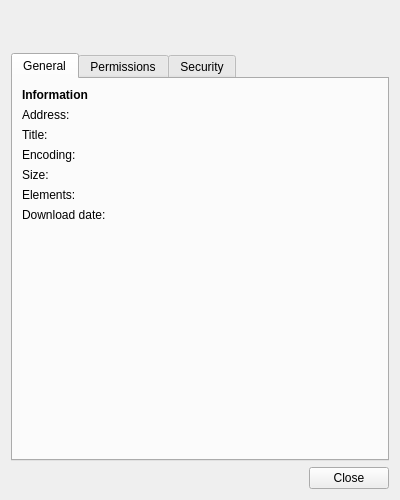
<?xml version="1.0" encoding="UTF-8"?>
<ui version="4.0">
 <class>Meerkat::WebsiteInformationDialog</class>
 <widget class="QDialog" name="Meerkat::WebsiteInformationDialog">
  <property name="geometry">
   <rect>
    <x>0</x>
    <y>0</y>
    <width>400</width>
    <height>500</height>
   </rect>
  </property>
  <layout class="QVBoxLayout" name="verticalLayout">
   <item>
    <widget class="QLabel" name="hostLabel">
     <property name="font">
      <font>
       <weight>75</weight>
       <bold>true</bold>
      </font>
     </property>
    </widget>
   </item>
   <item>
    <layout class="QHBoxLayout" name="stateLayout">
     <item>
      <widget class="QLabel" name="stateIconLabel">
       <property name="minimumSize">
        <size>
         <width>16</width>
         <height>16</height>
        </size>
       </property>
       <property name="maximumSize">
        <size>
         <width>16</width>
         <height>16</height>
        </size>
       </property>
      </widget>
     </item>
     <item>
      <widget class="QLabel" name="stateLabel"/>
     </item>
    </layout>
   </item>
   <item>
    <widget class="QTabWidget" name="tabWidget">
     <property name="currentIndex">
      <number>0</number>
     </property>
     <property name="usesScrollButtons">
      <bool>false</bool>
     </property>
     <widget class="QWidget" name="generalTab">
      <attribute name="title">
       <string>General</string>
      </attribute>
      <layout class="QFormLayout" name="generalLayout">
       <item row="0" column="0">
        <widget class="QLabel" name="informationHeaderLabel">
         <property name="font">
          <font>
           <weight>75</weight>
           <bold>true</bold>
          </font>
         </property>
         <property name="text">
          <string>Information</string>
         </property>
        </widget>
       </item>
       <item row="1" column="0">
        <widget class="QLabel" name="addressLabel">
         <property name="text">
          <string>Address:</string>
         </property>
        </widget>
       </item>
       <item row="3" column="0">
        <widget class="QLabel" name="encodingLabel">
         <property name="text">
          <string>Encoding:</string>
         </property>
        </widget>
       </item>
       <item row="4" column="0">
        <widget class="QLabel" name="sizeLabel">
         <property name="text">
          <string>Size:</string>
         </property>
        </widget>
       </item>
       <item row="5" column="0">
        <widget class="QLabel" name="elementsLabel">
         <property name="text">
          <string>Elements:</string>
         </property>
        </widget>
       </item>
       <item row="6" column="0">
        <widget class="QLabel" name="downloadDateLabel">
         <property name="text">
          <string>Download date:</string>
         </property>
        </widget>
       </item>
       <item row="1" column="1">
        <widget class="Meerkat::TextLabelWidget" name="addressLabelWidget" native="true"/>
       </item>
       <item row="3" column="1">
        <widget class="Meerkat::TextLabelWidget" name="encodingLabelWidget" native="true"/>
       </item>
       <item row="4" column="1">
        <widget class="Meerkat::TextLabelWidget" name="sizeLabelWidget" native="true"/>
       </item>
       <item row="5" column="1">
        <widget class="Meerkat::TextLabelWidget" name="elementsLabelWidget" native="true"/>
       </item>
       <item row="6" column="1">
        <widget class="Meerkat::TextLabelWidget" name="downloadDateLabelWidget" native="true"/>
       </item>
       <item row="2" column="0">
        <widget class="QLabel" name="titleLabel">
         <property name="text">
          <string>Title:</string>
         </property>
        </widget>
       </item>
       <item row="2" column="1">
        <widget class="Meerkat::TextLabelWidget" name="titleLabelWidget" native="true"/>
       </item>
      </layout>
     </widget>
     <widget class="QWidget" name="permissionsTab">
      <attribute name="title">
       <string>Permissions</string>
      </attribute>
      <layout class="QFormLayout" name="permissionsLayout">
       <item row="0" column="0">
        <widget class="QLabel" name="preferencesHeaderLabel">
         <property name="font">
          <font>
           <weight>75</weight>
           <bold>true</bold>
          </font>
         </property>
         <property name="text">
          <string>Preferences</string>
         </property>
        </widget>
       </item>
       <item row="0" column="1">
        <layout class="QHBoxLayout" name="preferencesLayout">
         <item>
          <spacer name="preferencesSpacer">
           <property name="orientation">
            <enum>Qt::Horizontal</enum>
           </property>
           <property name="sizeHint" stdset="0">
            <size>
             <width>40</width>
             <height>20</height>
            </size>
           </property>
          </spacer>
         </item>
         <item>
          <widget class="QPushButton" name="preferencesDetailsButton">
           <property name="text">
            <string>Details…</string>
           </property>
          </widget>
         </item>
        </layout>
       </item>
       <item row="1" column="0">
        <widget class="QLabel" name="cookiesLabel">
         <property name="text">
          <string>Set cookies:</string>
         </property>
        </widget>
       </item>
       <item row="2" column="0">
        <widget class="QLabel" name="thirdPartyCookiesLabel">
         <property name="text">
          <string>Set third-party cookies:</string>
         </property>
        </widget>
       </item>
       <item row="8" column="0">
        <widget class="QLabel" name="notificationsLabel">
         <property name="text">
          <string>Show notifications:</string>
         </property>
        </widget>
       </item>
       <item row="6" column="0">
        <widget class="QLabel" name="geolocationLabel">
         <property name="text">
          <string>Access your location:</string>
         </property>
        </widget>
       </item>
       <item row="3" column="0">
        <widget class="QLabel" name="pluginsLabel">
         <property name="text">
          <string>Load plugins:</string>
         </property>
        </widget>
       </item>
       <item row="4" column="0">
        <widget class="QLabel" name="imagesLabel">
         <property name="text">
          <string>Load images:</string>
         </property>
        </widget>
       </item>
       <item row="5" column="0">
        <widget class="QLabel" name="javascriptLabel">
         <property name="text">
          <string>Use JavaScript:</string>
         </property>
        </widget>
       </item>
       <item row="1" column="1">
        <widget class="QLabel" name="cookiesValueLabel"/>
       </item>
       <item row="2" column="1">
        <widget class="QLabel" name="thirdPartyCookiesValueLabel"/>
       </item>
       <item row="3" column="1">
        <widget class="QLabel" name="pluginsValueLabel"/>
       </item>
       <item row="4" column="1">
        <widget class="QLabel" name="imagesValueLabel"/>
       </item>
       <item row="5" column="1">
        <widget class="QLabel" name="javascriptValueLabel"/>
       </item>
       <item row="6" column="1">
        <widget class="QLabel" name="geolocationValueLabel"/>
       </item>
       <item row="8" column="1">
        <widget class="QLabel" name="notificationsValueLabel"/>
       </item>
       <item row="9" column="0">
        <widget class="QLabel" name="popupsLabel">
         <property name="text">
          <string>Show pop-up windows:</string>
         </property>
        </widget>
       </item>
       <item row="9" column="1">
        <widget class="QLabel" name="popupsValueLabel"/>
       </item>
       <item row="7" column="0">
        <widget class="QLabel" name="fullScreenLabel">
         <property name="text">
          <string>Enter full screen mode:</string>
         </property>
        </widget>
       </item>
       <item row="7" column="1">
        <widget class="QLabel" name="fullScreenValueLabel"/>
       </item>
      </layout>
     </widget>
     <widget class="QWidget" name="securityTab">
      <attribute name="title">
       <string>Security</string>
      </attribute>
      <layout class="QVBoxLayout" name="securityLayout">
       <item>
        <layout class="QFormLayout" name="formLayout">
         <item row="0" column="0">
          <widget class="QLabel" name="certificateHeaderLabel">
           <property name="font">
            <font>
             <weight>75</weight>
             <bold>true</bold>
            </font>
           </property>
           <property name="text">
            <string>Certificate</string>
           </property>
          </widget>
         </item>
         <item row="0" column="1">
          <layout class="QHBoxLayout" name="certificateLayout">
           <item>
            <spacer name="certificateSpacer">
             <property name="orientation">
              <enum>Qt::Horizontal</enum>
             </property>
             <property name="sizeHint" stdset="0">
              <size>
               <width>40</width>
               <height>20</height>
              </size>
             </property>
            </spacer>
           </item>
           <item>
            <widget class="QPushButton" name="certificateDetailsButton">
             <property name="text">
              <string>Details…</string>
             </property>
            </widget>
           </item>
          </layout>
         </item>
         <item row="1" column="0">
          <widget class="QLabel" name="certificateIissuedToLabel">
           <property name="text">
            <string>Issued to:</string>
           </property>
          </widget>
         </item>
         <item row="2" column="0">
          <widget class="QLabel" name="certificateIssuedByLabel">
           <property name="text">
            <string>Issued by:</string>
           </property>
          </widget>
         </item>
         <item row="3" column="0">
          <widget class="QLabel" name="certificateIssuedOnLabel">
           <property name="text">
            <string>Issued on:</string>
           </property>
          </widget>
         </item>
         <item row="4" column="0">
          <widget class="QLabel" name="certificateExpiresOnLabel">
           <property name="text">
            <string>Expires on:</string>
           </property>
          </widget>
         </item>
         <item row="5" column="0">
          <widget class="QLabel" name="cipherHeaderLabel">
           <property name="font">
            <font>
             <weight>75</weight>
             <bold>true</bold>
            </font>
           </property>
           <property name="text">
            <string>Cipher</string>
           </property>
          </widget>
         </item>
         <item row="6" column="0">
          <widget class="QLabel" name="cipherProtocolLabel">
           <property name="text">
            <string>Protocol:</string>
           </property>
          </widget>
         </item>
         <item row="7" column="0">
          <widget class="QLabel" name="cipherAuthenticationMethodLabel">
           <property name="text">
            <string>Authentication method:</string>
           </property>
          </widget>
         </item>
         <item row="8" column="0">
          <widget class="QLabel" name="cipherEncryptionMethodLabel">
           <property name="text">
            <string>Encryption method:</string>
           </property>
          </widget>
         </item>
         <item row="9" column="0">
          <widget class="QLabel" name="cipherKeyExchangeMethodLabel">
           <property name="text">
            <string>Key exchange method:</string>
           </property>
          </widget>
         </item>
         <item row="2" column="1">
          <widget class="Meerkat::TextLabelWidget" name="certificateIssuedByLabelWidget" native="true"/>
         </item>
         <item row="1" column="1">
          <widget class="Meerkat::TextLabelWidget" name="certificateIssuedToLabelWidget" native="true"/>
         </item>
         <item row="3" column="1">
          <widget class="Meerkat::TextLabelWidget" name="certificateIssuedOnLabelWidget" native="true"/>
         </item>
         <item row="4" column="1">
          <widget class="Meerkat::TextLabelWidget" name="certificateExpiresOnLabelWidget" native="true"/>
         </item>
         <item row="6" column="1">
          <widget class="Meerkat::TextLabelWidget" name="cipherProtocolLabelWidget" native="true"/>
         </item>
         <item row="7" column="1">
          <widget class="Meerkat::TextLabelWidget" name="cipherAuthenticationMethodLabelWidget" native="true"/>
         </item>
         <item row="8" column="1">
          <widget class="Meerkat::TextLabelWidget" name="cipherEncryptionMethodLabelWidget" native="true"/>
         </item>
         <item row="9" column="1">
          <widget class="Meerkat::TextLabelWidget" name="cipherKeyExchangeMethodLabelWidget" native="true"/>
         </item>
        </layout>
       </item>
       <item>
        <widget class="QLabel" name="sslErrorsHeaderLabel">
         <property name="font">
          <font>
           <weight>75</weight>
           <bold>true</bold>
          </font>
         </property>
         <property name="text">
          <string>SSL Errors</string>
         </property>
        </widget>
       </item>
       <item>
        <widget class="Meerkat::ItemViewWidget" name="sslErrorsViewWidget">
         <property name="mouseTracking">
          <bool>true</bool>
         </property>
         <property name="editTriggers">
          <set>QAbstractItemView::NoEditTriggers</set>
         </property>
         <attribute name="headerDefaultSectionSize">
          <number>200</number>
         </attribute>
        </widget>
       </item>
      </layout>
     </widget>
    </widget>
   </item>
   <item>
    <widget class="QDialogButtonBox" name="buttonBox">
     <property name="standardButtons">
      <set>QDialogButtonBox::Close</set>
     </property>
    </widget>
   </item>
  </layout>
 </widget>
 <customwidgets>
  <customwidget>
   <class>Meerkat::ItemViewWidget</class>
   <extends>QTreeView</extends>
   <header>src/ui/ItemViewWidget.h</header>
  </customwidget>
  <customwidget>
   <class>Meerkat::TextLabelWidget</class>
   <extends>QWidget</extends>
   <header>src/ui/TextLabelWidget.h</header>
   <container>1</container>
  </customwidget>
 </customwidgets>
 <resources/>
 <connections>
  <connection>
   <sender>buttonBox</sender>
   <signal>rejected()</signal>
   <receiver>Meerkat::WebsiteInformationDialog</receiver>
   <slot>reject()</slot>
   <hints>
    <hint type="sourcelabel">
     <x>199</x>
     <y>477</y>
    </hint>
    <hint type="destinationlabel">
     <x>199</x>
     <y>249</y>
    </hint>
   </hints>
  </connection>
 </connections>
</ui>
